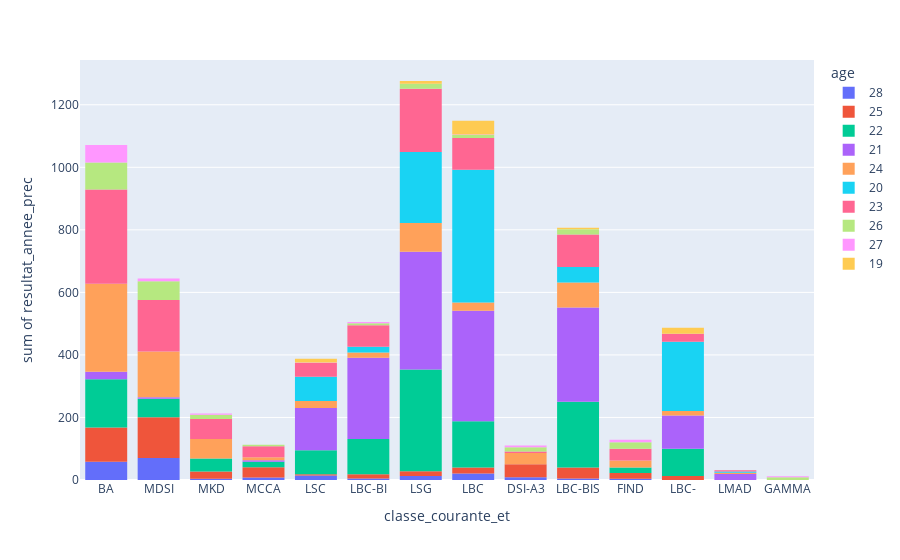

Notebook cell for this chart:
### Markdown cell above
#### Summary statistics

### Code cell
#create with plotly histogram histfunc=sum  color=smoker
fig = px.histogram(df_copy, x='classe_courante_et', y='resultat_annee_prec', histfunc='sum', color='age')
fig.show()

### Figure 1 — Plotly figure (JSON) as saved in the notebook; plotly's stock layout.template omitted (floating-point values rounded to 4 significant figures; data arrays with more than 128 entries replaced by an {"elided": "..."} marker saying what was removed)
{"data": [{"alignmentgroup": "True", "bingroup": "x", "histfunc": "sum", "hovertemplate": "age=28<br>classe_courante_et=%{x}<br>sum of resultat_annee_prec=%{y}<extra></extra>", "legendgroup": "28", "marker": {"color": "#636efa", "pattern": {"shape": ""}}, "name": "28", "offsetgroup": "28", "orientation": "v", "showlegend": true, "type": "histogram", "x": ["BA", "MDSI", "BA", "MDSI", "MDSI", "MKD", "MCCA", "LSC", "LBC-BI", "BA", "LSC", "MDSI", "LSG", "BA", "BA", "BA", "MDSI", "LBC", "LBC", "LSC", "LBC", "LSG", "MDSI", "BA", "LSG", "MDSI", "MDSI", "DSI-A3", "MDSI", "MDSI", "BA", "MCCA", "MDSI", "LBC-BIS", "MDSI", "MDSI", "BA", "MDSI", "LBC", "MDSI", "FIND", "DSI-A3", "MDSI", "LBC", "BA", "BA", "BA"], "xaxis": "x", "y": [4, 4, 4, 4, 5, 4, 4, 4, 5, 5, 6, 4, 4, 5, 6, 5, 4, 5, 4, 4, 1, 5, 4, 6, 4, 4, 5, 4, 5, 4, 4, 4, 4, 5, 5, 5, 6, 5, 6, 4, 4, 5, 4, 5, 4, 4, 5], "yaxis": "y"}, {"alignmentgroup": "True", "bingroup": "x", "histfunc": "sum", "hovertemplate": "age=25<br>classe_courante_et=%{x}<br>sum of resultat_annee_prec=%{y}<extra></extra>", "legendgroup": "25", "marker": {"color": "#EF553B", "pattern": {"shape": ""}}, "name": "25", "offsetgroup": "25", "orientation": "v", "showlegend": true, "type": "histogram", "x": ["MDSI", "LSG", "BA", "MDSI", "BA", "MDSI", "MDSI", "BA", "MCCA", "MDSI", "MCCA", "MDSI", "BA", "BA", "LBC-BIS", "MDSI", "MDSI", "BA", "MDSI", "MDSI", "LBC-BIS", "MDSI", "DSI-A3", "LBC-BIS", "BA", "BA", "MDSI", "MDSI", "LBC", "BA", "MDSI", "BA", "MDSI", "MDSI", "LBC-BIS", "MDSI", "LBC-", "LBC-BI", "DSI-A3", "MDSI", "MKD", "MDSI", "LBC-", "MDSI", "FIND", "LBC-", "BA", "BA", "LBC", "MKD", "MDSI", "BA", "MDSI", "MDSI", "DSI-A3", "MCCA", "LBC-BIS", "BA", "BA", "LBC-BI", "MDSI", "LBC-BI", "DSI-A3", "BA", "MDSI", "LSC", "MDSI", "LBC", "FIND", "LBC", "LSG", "MKD", "MDSI", "MCCA", "LBC-", "BA", "LBC-", "MKD", "MDSI", "LSG", "MCCA", "DSI-A3", "BA", "BA", "LBC-BIS", "BA", "BA", "BA", "BA", "FIND", "MCCA", "DSI-A3", "DSI-A3", "MCCA", "FIND", "MDSI", "BA", "LBC-BIS", "MDSI", "BA", "LBC", "MDSI", "DSI-A3", "MKD", "DSI-A3", "LBC-BIS", "MDSI"], "xaxis": "x", "y": [4, 5, 5, 4, 5, 4, 4, 4, 5, 4, 5, 4, 4, 4, 4, 4, 5, 5, 4, 5, 5, 4, 4, 5, 4, 4, 4, 4, 5, 4, 4, 5, 4, 5, 4, 5, 1, 4, 4, 5, 4, 4, 1, 4, 5, 5, 1, 4, 1, 4, 4, 5, 5, 4, 4, 4, 4, 5, 4, 5, 1, 4, 6, 5, 4, 4, 4, 4, 5, 5, 5, 5, 4, 5, 1, 5, 5, 5, 4, 5, 5, 4, 4, 4, 4, 5, 4, 4, 6, 4, 5, 4, 5, 4, 4, 4, 6, 5, 4, 4, 4, 4, 5, 5, 5, 4, 4], "yaxis": "y"}, {"alignmentgroup": "True", "bingroup": "x", "histfunc": "sum", "hovertemplate": "age=22<br>classe_courante_et=%{x}<br>sum of resultat_annee_prec=%{y}<extra></extra>", "legendgroup": "22", "marker": {"color": "#00cc96", "pattern": {"shape": ""}}, "name": "22", "offsetgroup": "22", "orientation": "v", "showlegend": true, "type": "histogram", "x": {"elided": "308 str values"}, "xaxis": "x", "y": {"elided": "308 int values"}, "yaxis": "y"}, {"alignmentgroup": "True", "bingroup": "x", "histfunc": "sum", "hovertemplate": "age=21<br>classe_courante_et=%{x}<br>sum of resultat_annee_prec=%{y}<extra></extra>", "legendgroup": "21", "marker": {"color": "#ab63fa", "pattern": {"shape": ""}}, "name": "21", "offsetgroup": "21", "orientation": "v", "showlegend": true, "type": "histogram", "x": {"elided": "392 str values"}, "xaxis": "x", "y": {"elided": "392 int values"}, "yaxis": "y"}, {"alignmentgroup": "True", "bingroup": "x", "histfunc": "sum", "hovertemplate": "age=24<br>classe_courante_et=%{x}<br>sum of resultat_annee_prec=%{y}<extra></extra>", "legendgroup": "24", "marker": {"color": "#FFA15A", "pattern": {"shape": ""}}, "name": "24", "offsetgroup": "24", "orientation": "v", "showlegend": true, "type": "histogram", "x": {"elided": "193 str values"}, "xaxis": "x", "y": {"elided": "193 int values"}, "yaxis": "y"}, {"alignmentgroup": "True", "bingroup": "x", "histfunc": "sum", "hovertemplate": "age=20<br>classe_courante_et=%{x}<br>sum of resultat_annee_prec=%{y}<extra></extra>", "legendgroup": "20", "marker": {"color": "#19d3f3", "pattern": {"shape": ""}}, "name": "20", "offsetgroup": "20", "orientation": "v", "showlegend": true, "type": "histogram", "x": {"elided": "253 str values"}, "xaxis": "x", "y": {"elided": "253 int values"}, "yaxis": "y"}, {"alignmentgroup": "True", "bingroup": "x", "histfunc": "sum", "hovertemplate": "age=23<br>classe_courante_et=%{x}<br>sum of resultat_annee_prec=%{y}<extra></extra>", "legendgroup": "23", "marker": {"color": "#FF6692", "pattern": {"shape": ""}}, "name": "23", "offsetgroup": "23", "orientation": "v", "showlegend": true, "type": "histogram", "x": {"elided": "278 str values"}, "xaxis": "x", "y": {"elided": "278 int values"}, "yaxis": "y"}, {"alignmentgroup": "True", "bingroup": "x", "histfunc": "sum", "hovertemplate": "age=26<br>classe_courante_et=%{x}<br>sum of resultat_annee_prec=%{y}<extra></extra>", "legendgroup": "26", "marker": {"color": "#B6E880", "pattern": {"shape": ""}}, "name": "26", "offsetgroup": "26", "orientation": "v", "showlegend": true, "type": "histogram", "x": ["MDSI", "BA", "MDSI", "MDSI", "GAMMA", "BA", "BA", "MDSI", "BA", "MDSI", "LSG", "BA", "MDSI", "MKD", "FIND", "MCCA", "MDSI", "MDSI", "BA", "DSI-A3", "LBC", "MDSI", "MDSI", "BA", "LBC-BI", "BA", "LBC", "BA", "LSG", "MDSI", "FIND", "LSG", "FIND", "BA", "LSG", "BA", "MKD", "LBC-BIS", "MKD", "LBC-BIS", "BA", "BA", "MDSI", "MDSI", "BA", "FIND", "LBC-BIS", "MDSI", "BA", "DSI-A3", "BA", "BA", "BA", "MDSI", "GAMMA", "FIND", "BA", "DSI-A3", "LBC-BIS", "LBC"], "xaxis": "x", "y": [4, 4, 4, 4, 5, 5, 4, 4, 3, 4, 4, 5, 1, 5, 3, 5, 4, 4, 5, 5, 4, 4, 4, 4, 6, 4, 4, 4, 5, 4, 4, 3, 5, 4, 4, 5, 5, 4, 4, 4, 5, 6, 5, 5, 5, 5, 5, 4, 5, 4, 5, 5, 3, 5, 4, 4, 5, 5, 4, 1], "yaxis": "y"}, {"alignmentgroup": "True", "bingroup": "x", "histfunc": "sum", "hovertemplate": "age=27<br>classe_courante_et=%{x}<br>sum of resultat_annee_prec=%{y}<extra></extra>", "legendgroup": "27", "marker": {"color": "#FF97FF", "pattern": {"shape": ""}}, "name": "27", "offsetgroup": "27", "orientation": "v", "showlegend": true, "type": "histogram", "x": ["MKD", "BA", "BA", "BA", "BA", "MDSI", "LSC", "BA", "BA", "GAMMA", "LBC", "DSI-A3", "BA", "MDSI", "LBC", "BA", "FIND", "BA", "BA", "FIND", "LBC-BI", "BA", "BA"], "xaxis": "x", "y": [4, 5, 5, 5, 4, 4, 1, 4, 4, 3, 1, 5, 5, 4, 1, 4, 4, 5, 5, 4, 4, 5, 5], "yaxis": "y"}, {"alignmentgroup": "True", "bingroup": "x", "histfunc": "sum", "hovertemplate": "age=19<br>classe_courante_et=%{x}<br>sum of resultat_annee_prec=%{y}<extra></extra>", "legendgroup": "19", "marker": {"color": "#FECB52", "pattern": {"shape": ""}}, "name": "19", "offsetgroup": "19", "orientation": "v", "showlegend": true, "type": "histogram", "x": ["LBC", "LSG", "LSC", "LBC", "LBC", "LSC", "LBC", "LSG", "LBC", "LBC", "LBC", "LSG", "LBC-", "LBC-", "LBC", "LBC", "LBC-", "LBC", "LBC-", "LBC", "LBC-BIS", "LBC-", "LSC", "LBC"], "xaxis": "x", "y": [4, 1, 4, 4, 3, 4, 4, 4, 4, 5, 1, 4, 5, 5, 1, 4, 4, 5, 1, 3, 5, 4, 4, 6], "yaxis": "y"}], "layout": {"barmode": "relative", "legend": {"title": {"text": "age"}, "tracegroupgap": 0}, "margin": {"t": 60}, "xaxis": {"anchor": "y", "domain": [0, 1], "title": {"text": "classe_courante_et"}}, "yaxis": {"anchor": "x", "domain": [0, 1], "title": {"text": "sum of resultat_annee_prec"}}}}
